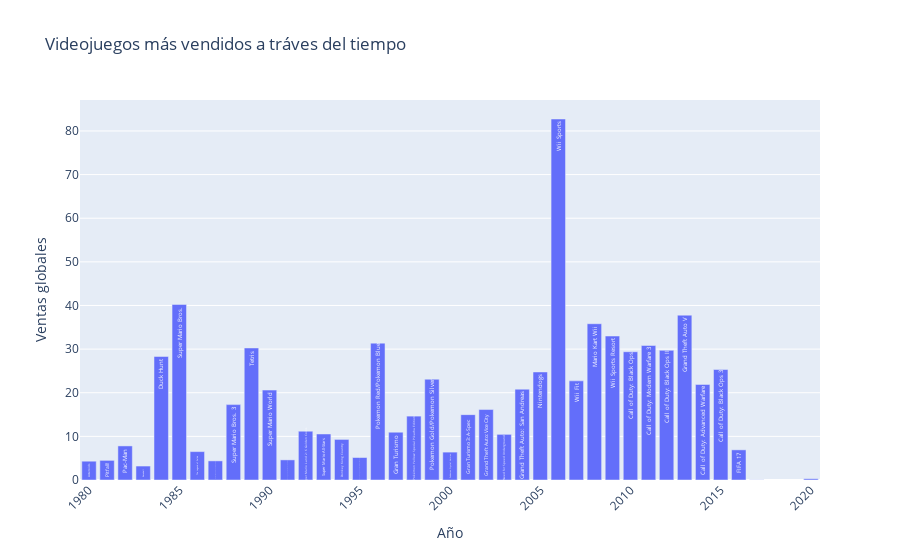

Notebook source saved alongside this figure:
### Code cell
fig = px.bar(df_top_games, x='Year', y='Global_Sales', text='Name', title='Videojuegos más vendidos a tráves del tiempo', labels={'Global_Sales': 'Ventas globales', 'Year': 'Año'})
fig.update_traces(textposition='inside', textangle=-90)
fig.update_layout(xaxis_tickangle=-45)
fig.show()

### Figure 1 — Plotly figure (JSON) as saved in the notebook; plotly's stock layout.template omitted (floating-point values rounded to 4 significant figures)
{"data": [{"alignmentgroup": "True", "hovertemplate": "Año=%{x}<br>Ventas globales=%{y}<br>Name=%{text}<extra></extra>", "legendgroup": "", "marker": {"color": "#636efa", "pattern": {"shape": ""}}, "name": "", "offsetgroup": "", "orientation": "v", "showlegend": false, "text": ["Asteroids", "Pitfall!", "Pac-Man", "Baseball", "Duck Hunt", "Super Mario Bros.", "The Legend of Zelda", "Zelda II: The Adventure of Link", "Super Mario Bros. 3", "Tetris", "Super Mario World", "The Legend of Zelda: A Link to the Past", "Super Mario Land 2: 6 Golden Coins", "Super Mario All-Stars", "Donkey Kong Country", "Donkey Kong Country 2: Diddy's Kong Quest", "Pokemon Red/Pokemon Blue", "Gran Turismo", "Pokémon Yellow: Special Pikachu Edition", "Pokemon Gold/Pokemon Silver", "Pokémon Crystal Version", "Gran Turismo 3: A-Spec", "Grand Theft Auto: Vice City", "Need for Speed Underground", "Grand Theft Auto: San Andreas", "Nintendogs", "Wii Sports", "Wii Fit", "Mario Kart Wii", "Wii Sports Resort", "Call of Duty: Black Ops", "Call of Duty: Modern Warfare 3", "Call of Duty: Black Ops II", "Grand Theft Auto V", "Call of Duty: Advanced Warfare", "Call of Duty: Black Ops 3", "FIFA 17", "Phantasy Star Online 2 Episode 4: Deluxe Package", "Imagine: Makeup Artist"], "textangle": -90, "textposition": "inside", "type": "bar", "x": [1980, 1981, 1982, 1983, 1984, 1985, 1986, 1987, 1988, 1989, 1990, 1991, 1992, 1993, 1994, 1995, 1996, 1997, 1998, 1999, 2000, 2001, 2002, 2003, 2004, 2005, 2006, 2007, 2008, 2009, 2010, 2011, 2012, 2013, 2014, 2015, 2016, 2017, 2020], "xaxis": "x", "y": [4.31, 4.5, 7.81, 3.2, 28.31, 40.24, 6.51, 4.38, 17.28, 30.26, 20.61, 4.61, 11.18, 10.55, 9.3, 5.15, 31.37, 10.95, 14.64, 23.1, 6.39, 14.98, 16.15, 10.46, 20.81, 24.76, 82.74, 22.72, 35.82, 33, 29.4, 30.83, 29.72, 37.78, 21.9, 25.32, 6.91, 0.04, 0.29], "yaxis": "y"}], "layout": {"barmode": "relative", "legend": {"tracegroupgap": 0}, "title": {"text": "Videojuegos más vendidos a tráves del tiempo"}, "xaxis": {"anchor": "y", "domain": [0, 1], "tickangle": -45, "title": {"text": "Año"}}, "yaxis": {"anchor": "x", "domain": [0, 1], "title": {"text": "Ventas globales"}}}}
